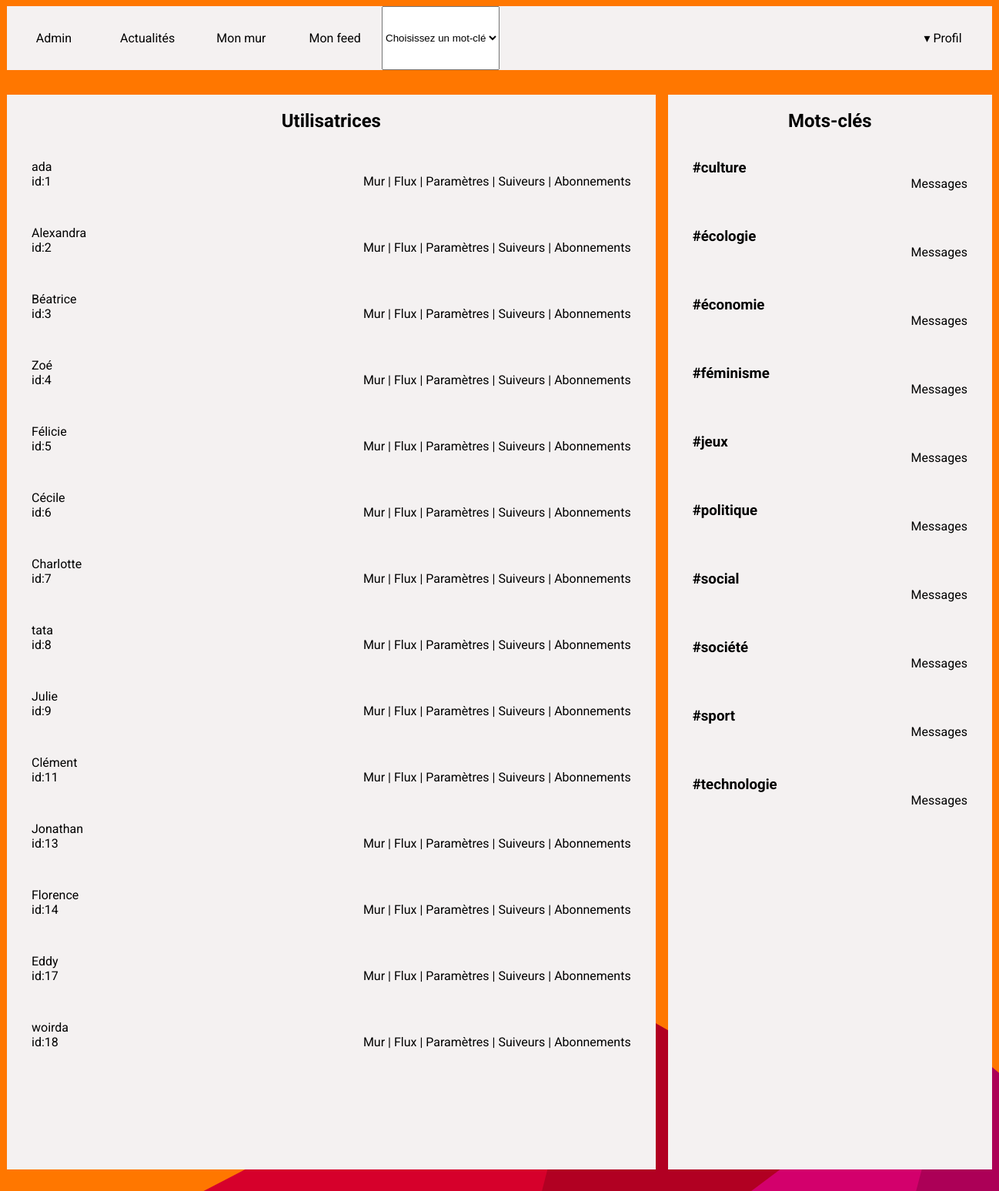
Screenshot of /resoc_n1/admin.php (signed in) with the database file from the repository.
### tables this page shows
CREATE TABLE `tags` (
  `id` int(10) UNSIGNED NOT NULL,
  `label` varchar(255) NOT NULL
);

CREATE TABLE `users` (
  `id` int(10) UNSIGNED NOT NULL,
  `email` varchar(255) NOT NULL,
  `password` varchar(255) NOT NULL,
  `alias` varchar(255) NOT NULL
);

### resoc_n1/admin.php (the view, shortened to what this page needs)
<!doctype html>
<html lang="fr">
    <head>
        <link rel="stylesheet" href="style.css"/>
    </head>
    <body>
        <?php include_once('header.php'); ?>
        <div id="wrapper" class='admin'>
            <aside>
                <h2>Mots-clés</h2>
                <?php
                $laQuestionEnSql = "SELECT * FROM `tags` LIMIT 50";
                $lesInformations = $mysqli->query($laQuestionEnSql);
                while ($tag = $lesInformations->fetch_assoc())
                {
                ?>
                    <article>
                        <h3><?php echo "#".$tag['label'] ?></h3>
                        <nav>
                            <a href="tags.php?tag_label=<?php echo $tag['label'] ?>">Messages</a>
                        </nav>
                    </article>
                <?php } ?>
            </aside>
            <main>
                <h2>Utilisatrices</h2>
                <?php
                $laQuestionEnSql = "SELECT * FROM `users` LIMIT 50";
                $lesInformations = $mysqli->query($laQuestionEnSql);
                while ($user = $lesInformations->fetch_assoc())
                {
                ?>
                    <article>
                        <h3><?php echo $user['alias'] ?></h3>
                        <p>id:<?php echo $user['id'] ?></p>
                        <nav>
                            <a href="wall.php?user_id=<?php echo $user['id'] ?>">Mur</a>
                            | <a href="feed.php?user_id=<?php echo $user['id'] ?>">Flux</a>
                            | <a href="settings.php?user_id=<?php echo $user['id'] ?>">Paramètres</a>
                            | <a href="followers.php?user_id=<?php echo $user['id'] ?>">Suiveurs</a>
                            | <a href="subscriptions.php?user_id=<?php echo $user['id'] ?>">Abonnements</a>
                        </nav>
                    </article>
                <?php } ?>
            </main>
        </div>
    </body>
</html>

### resoc_n1/style.css (style rules this page uses)
body { background-color: #ff7700; background-attachment: fixed; background-size: cover; font-family: Roboto; }
a { text-decoration: none; color:black; }
#wrapper { display:flex; width:80em; margin:0 auto 2em auto; }
#wrapper aside { background-color: rgb(244, 241, 241); flex:1; padding:1em; border-radius: 0.5em; }
#wrapper main { flex:3; padding-left:1em; height: 80vh; overflow-y: scroll; }
#wrapper main article { background-color: rgb(244, 241, 241); padding:1em; margin-bottom: 0.5em ; border-radius: 0.5em; }
#wrapper main article h3 { margin:0; padding:0; font-weight: normal; font-size:1em; }
#wrapper main article p { margin:0; }
#wrapper.admin { flex-direction: row-reverse }
#wrapper.admin aside { flex:1;margin-left:1em;border-radius:0;padding:0; }
#wrapper.admin main { flex:2;background-color: rgb(244, 241, 241);border-radius: 0;padding:0; }
#wrapper.admin h2 { text-align: center; }
#wrapper.admin h3 { margin:0; }
#wrapper.admin nav { text-align: right; }
#wrapper.admin article { border-radius: 0;padding:1em;margin:1em; }
#wrapper.admin article p { float:left;margin:0; }

### rows the page displays
tags: label "culture"
tags: label "écologie"
tags: label "économie"
tags: label "féminisme"
tags: label "jeux"
tags: label "politique"
tags: label "social"
tags: label "société"
tags: label "sport"
tags: label "technologie"
users: alias "ada", id "1"
users: alias "Alexandra", id "2"
users: alias "Béatrice", id "3"
users: alias "Zoé", id "4"
users: alias "Félicie", id "5"
users: alias "Cécile", id "6"
users: alias "Charlotte", id "7"
users: alias "tata", id "8"
users: alias "Julie", id "9"
users: alias "Clément", id "11"
users: alias "Jonathan", id "13"
users: alias "Florence", id "14"
users: alias "Eddy", id "17"
users: alias "woirda", id "18"
